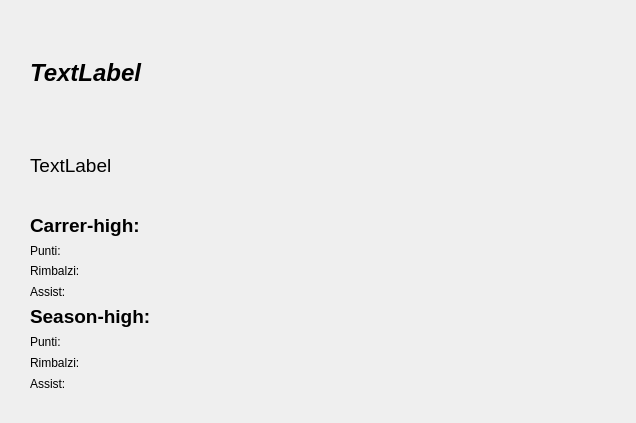
<?xml version="1.0" encoding="UTF-8"?>
<ui version="4.0">
 <class>InfoPlayer</class>
 <widget class="QDialog" name="InfoPlayer">
  <property name="geometry">
   <rect>
    <x>0</x>
    <y>0</y>
    <width>636</width>
    <height>423</height>
   </rect>
  </property>
  <property name="minimumSize">
   <size>
    <width>636</width>
    <height>423</height>
   </size>
  </property>
  <property name="maximumSize">
   <size>
    <width>636</width>
    <height>423</height>
   </size>
  </property>
  <property name="windowTitle">
   <string>Dialog</string>
  </property>
  <widget class="QLabel" name="foto">
   <property name="geometry">
    <rect>
     <x>359</x>
     <y>35</y>
     <width>231</width>
     <height>241</height>
    </rect>
   </property>
   <property name="minimumSize">
    <size>
     <width>231</width>
     <height>241</height>
    </size>
   </property>
   <property name="maximumSize">
    <size>
     <width>231</width>
     <height>241</height>
    </size>
   </property>
   <property name="text">
    <string/>
   </property>
  </widget>
  <widget class="QWidget" name="layoutWidget">
   <property name="geometry">
    <rect>
     <x>30</x>
     <y>30</y>
     <width>271</width>
     <height>361</height>
    </rect>
   </property>
   <layout class="QVBoxLayout" name="verticalLayout_3">
    <item>
     <widget class="QLabel" name="nome">
      <property name="font">
       <font>
        <family>Ubuntu</family>
        <pointsize>18</pointsize>
        <weight>75</weight>
        <italic>true</italic>
        <bold>true</bold>
       </font>
      </property>
      <property name="text">
       <string>TextLabel</string>
      </property>
     </widget>
    </item>
    <item>
     <widget class="QLabel" name="birthday">
      <property name="font">
       <font>
        <pointsize>14</pointsize>
       </font>
      </property>
      <property name="text">
       <string>TextLabel</string>
      </property>
     </widget>
    </item>
    <item>
     <layout class="QVBoxLayout" name="verticalLayout">
      <item>
       <widget class="QLabel" name="label">
        <property name="text">
         <string>&lt;html&gt;&lt;head/&gt;&lt;body&gt;&lt;p&gt;&lt;span style=&quot; font-size:14pt; font-weight:600;&quot;&gt;Carrer-high:&lt;/span&gt;&lt;/p&gt;&lt;/body&gt;&lt;/html&gt;</string>
        </property>
       </widget>
      </item>
      <item>
       <layout class="QHBoxLayout" name="horizontalLayout">
        <item>
         <widget class="QLabel" name="label_2">
          <property name="text">
           <string>Punti:</string>
          </property>
         </widget>
        </item>
        <item>
         <widget class="QLabel" name="maxpts">
          <property name="text">
           <string/>
          </property>
         </widget>
        </item>
       </layout>
      </item>
      <item>
       <layout class="QHBoxLayout" name="horizontalLayout_3">
        <item>
         <widget class="QLabel" name="label_3">
          <property name="text">
           <string>Rimbalzi:</string>
          </property>
         </widget>
        </item>
        <item>
         <widget class="QLabel" name="maxreb">
          <property name="text">
           <string/>
          </property>
         </widget>
        </item>
       </layout>
      </item>
      <item>
       <layout class="QHBoxLayout" name="horizontalLayout_2">
        <item>
         <widget class="QLabel" name="label_4">
          <property name="text">
           <string>Assist:</string>
          </property>
         </widget>
        </item>
        <item>
         <widget class="QLabel" name="maxass">
          <property name="text">
           <string/>
          </property>
         </widget>
        </item>
       </layout>
      </item>
     </layout>
    </item>
    <item>
     <layout class="QVBoxLayout" name="verticalLayout_2">
      <item>
       <widget class="QLabel" name="label_5">
        <property name="text">
         <string>&lt;html&gt;&lt;head/&gt;&lt;body&gt;&lt;p&gt;&lt;span style=&quot; font-size:14pt; font-weight:600;&quot;&gt;Season-high:&lt;/span&gt;&lt;/p&gt;&lt;/body&gt;&lt;/html&gt;</string>
        </property>
       </widget>
      </item>
      <item>
       <layout class="QHBoxLayout" name="horizontalLayout_4">
        <item>
         <widget class="QLabel" name="label_6">
          <property name="text">
           <string>Punti:</string>
          </property>
         </widget>
        </item>
        <item>
         <widget class="QLabel" name="seaspts">
          <property name="text">
           <string/>
          </property>
         </widget>
        </item>
       </layout>
      </item>
      <item>
       <layout class="QHBoxLayout" name="horizontalLayout_5">
        <item>
         <widget class="QLabel" name="label_7">
          <property name="text">
           <string>Rimbalzi:</string>
          </property>
         </widget>
        </item>
        <item>
         <widget class="QLabel" name="seasreb">
          <property name="text">
           <string/>
          </property>
         </widget>
        </item>
       </layout>
      </item>
      <item>
       <layout class="QHBoxLayout" name="horizontalLayout_6">
        <item>
         <widget class="QLabel" name="label_8">
          <property name="text">
           <string>Assist:</string>
          </property>
         </widget>
        </item>
        <item>
         <widget class="QLabel" name="seasass">
          <property name="text">
           <string/>
          </property>
         </widget>
        </item>
       </layout>
      </item>
     </layout>
    </item>
   </layout>
  </widget>
 </widget>
 <resources/>
 <connections/>
</ui>
